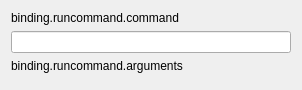
<?xml version="1.0" encoding="UTF-8"?>
<ui version="4.0">
 <class>RunCommandConfig</class>
 <widget class="QWidget" name="RunCommandConfig">
  <property name="geometry">
   <rect>
    <x>0</x>
    <y>0</y>
    <width>302</width>
    <height>76</height>
   </rect>
  </property>
  <property name="windowTitle">
   <string>Form</string>
  </property>
  <layout class="QVBoxLayout" name="verticalLayout">
   <item>
    <widget class="QLabel" name="label">
     <property name="text">
      <string>binding.runcommand.command</string>
     </property>
    </widget>
   </item>
   <item>
    <widget class="QLineEdit" name="cfg_ApplicationName"/>
   </item>
   <item>
    <widget class="QLabel" name="label_2">
     <property name="text">
      <string>binding.runcommand.arguments</string>
     </property>
    </widget>
   </item>
   <item>
    <widget class="QStringListEdit" name="cfg_Arguments" native="true"/>
   </item>
   <item>
    <spacer name="verticalSpacer">
     <property name="orientation">
      <enum>Qt::Vertical</enum>
     </property>
     <property name="sizeHint" stdset="0">
      <size>
       <width>20</width>
       <height>183</height>
      </size>
     </property>
    </spacer>
   </item>
  </layout>
 </widget>
 <customwidgets>
  <customwidget>
   <class>QStringListEdit</class>
   <extends>QWidget</extends>
   <header>qstringlistedit.h</header>
  </customwidget>
 </customwidgets>
 <resources/>
 <connections/>
</ui>
